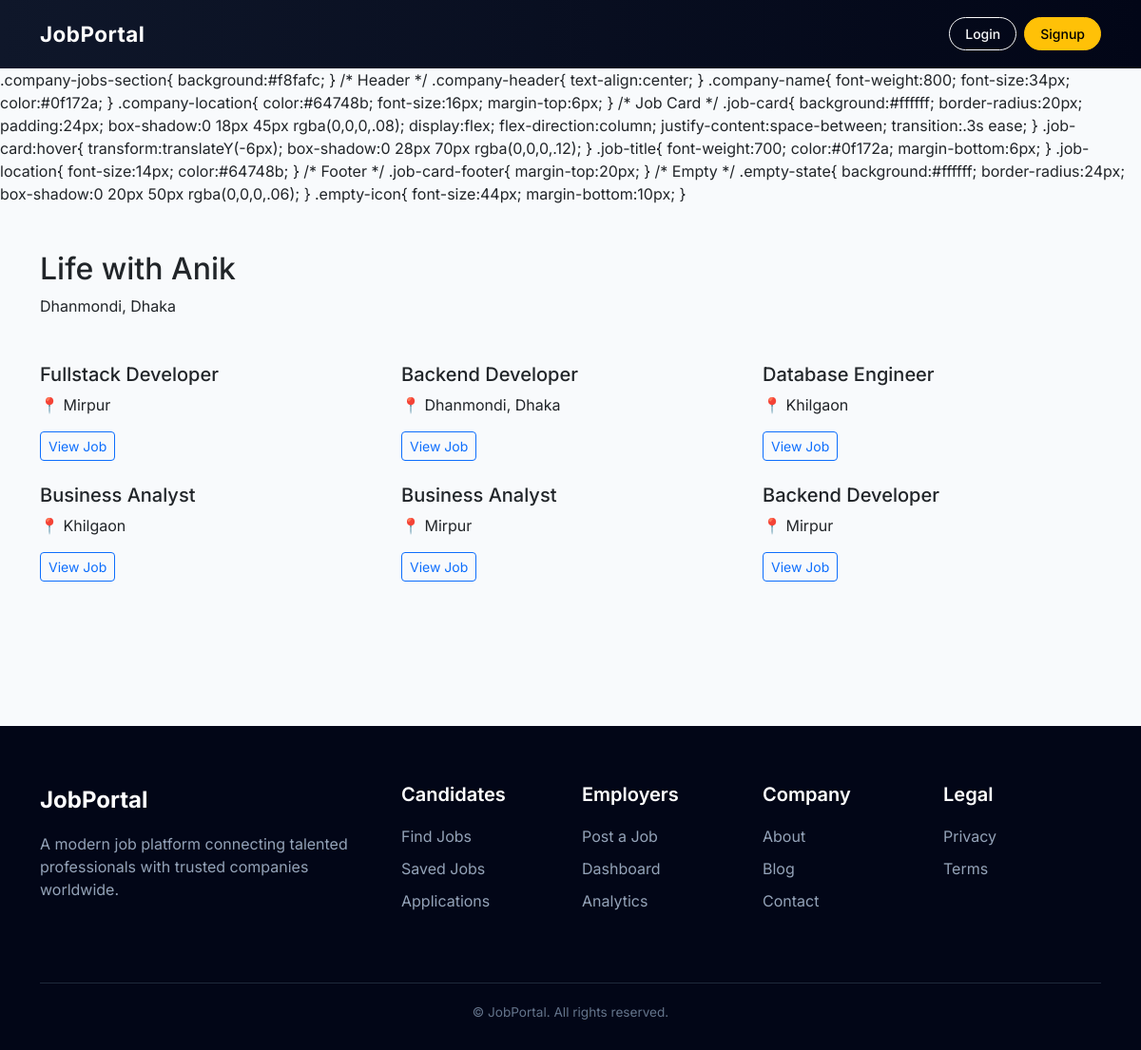
/1/, run on the app's committed database.
### companies/models.py (models this page shows, shortened)
class Company(models.Model):
    owner = models.OneToOneField(User, on_delete=models.CASCADE)
    name = models.CharField(max_length=200)
    logo = models.ImageField(upload_to='company_logos/', blank=True, null=True)
    description = models.TextField()
    website = models.URLField(blank=True)
    location = models.CharField(max_length=200)

### jobs/models.py (models this page shows, shortened)
class Job(models.Model):
    JOB_TYPE = (
        ('full_time', 'Full Time'),
        ('part_time', 'Part Time'),
        ('remote', 'Remote'),
    )
    category = models.ForeignKey(
        Category,
        on_delete=models.SET_NULL,
        null=True,
        related_name='jobs'
    )
    company = models.ForeignKey(Company, on_delete=models.CASCADE)
    title = models.CharField(max_length=200)
    location = models.CharField(max_length=200)
    job_type = models.CharField(max_length=20, choices=JOB_TYPE)
    salary = models.CharField(max_length=100, blank=True)
    description = models.TextField()
    requirements = models.TextField()
    deadline = models.DateField()
    is_featured = models.BooleanField(default=False)
    featured_until = models.DateTimeField(null=True, blank=True)
    created_at = models.DateTimeField(auto_now_add=True)

### companies/views.py (the view)
# urls.py: path('<int:company_id>/', views.company_jobs, name='company_jobs'),
def company_jobs(request, company_id):
    company = Company.objects.get(id=company_id)
    jobs = Job.objects.filter(company=company)
    return render(request, 'companies/company_jobs.html', {
        'company': company,
        'jobs': jobs,
    })

### templates/companies/company_jobs.html (shortened to what this page needs)
{% extends "base.html" %}
{% block content %}
.company-jobs-section{
  background:#f8fafc;
}
/* Header */
.company-header{
  text-align:center;
}
.company-name{
  font-weight:800;
  font-size:34px;
  color:#0f172a;
}
.company-location{
  color:#64748b;
  font-size:16px;
  margin-top:6px;
}
/* Job Card */
.job-card{
  background:#ffffff;
  border-radius:20px;
  padding:24px;
  box-shadow:0 18px 45px rgba(0,0,0,.08);
  display:flex;
  flex-direction:column;
  justify-content:space-between;
  transition:.3s ease;
}
.job-card:hover{
  transform:translateY(-6px);
  box-shadow:0 28px 70px rgba(0,0,0,.12);
}
.job-title{
  font-weight:700;
  color:#0f172a;
  margin-bottom:6px;
}
.job-location{
  font-size:14px;
  color:#64748b;
}
/* Footer */
.job-card-footer{
  margin-top:20px;
}
/* Empty */
.empty-state{
  background:#ffffff;
  border-radius:24px;
  box-shadow:0 20px 50px rgba(0,0,0,.06);
}
.empty-icon{
  font-size:44px;
  margin-bottom:10px;
}
<section class="company-jobs-section py-5">
  <div class="container">
    <div class="company-header mb-5">
      <h2 class="company-name">{{ company.name }}</h2>
      <p class="company-location">{{ company.location }}</p>
    </div>
    <div class="row">
      {% for job in jobs %}
      <div class="col-lg-4 col-md-6 mb-4">
        <div class="job-card h-100">
          <div class="job-card-body">
            <h5 class="job-title">{{ job.title }}</h5>
            <p class="job-location">
              📍 {{ job.location }}
            </p>
          </div>
          <div class="job-card-footer">
            <a href="{% url 'job_detail' job.id %}"
               class="btn btn-outline-primary btn-sm">
              View Job
            </a>
          </div>
        </div>
      </div>
      {% endfor %}
    </div>
  </div>
</section>
{% endblock %}

### templates/base.html (style rules this page uses)
body { font-family: 'Inter', sans-serif; background: #f8fafc; }

### data on the page
Company: name "Life with Anik", location "Dhanmondi, Dhaka"
Job: title "Fullstack Developer", location "Mirpur"
Job: title "Backend Developer", location "Dhanmondi, Dhaka"
Job: title "Database Engineer", location "Khilgaon"
Job: title "Business Analyst", location "Khilgaon"
Job: title "Business Analyst", location "Mirpur"
Job: title "Backend Developer", location "Mirpur"
